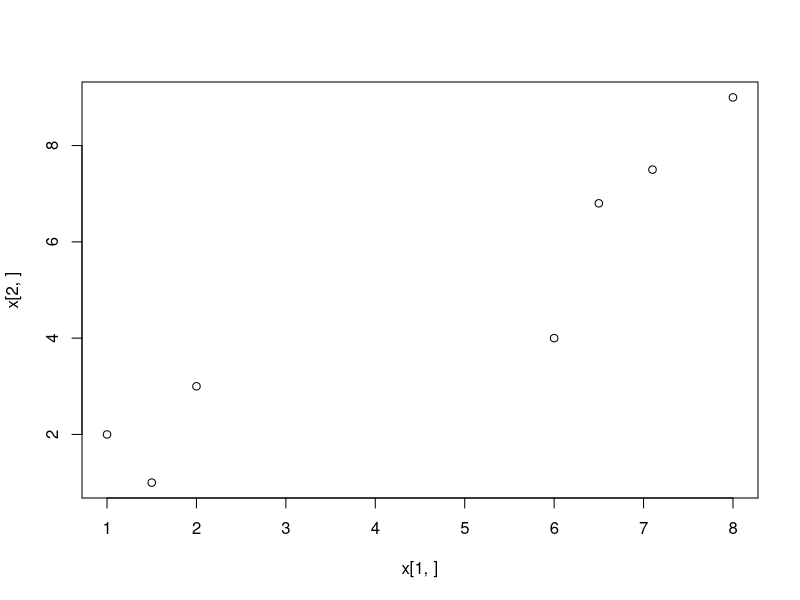
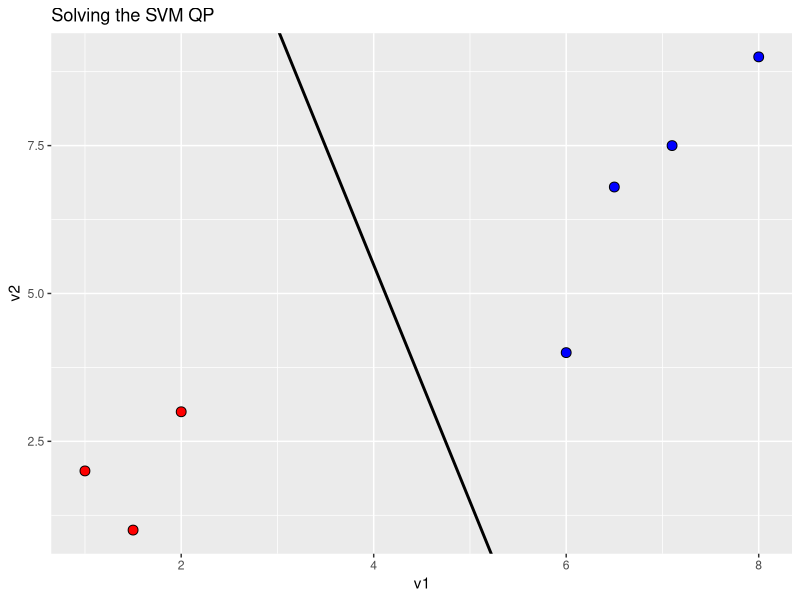

These charts were generated, in order, by the following R code:
#setwd("C:\\Users\\Krishna\\Desktop\\arm")
#install.packages("pracma")
require(pracma)
#dot(c(1,0.5,1), c(1,0.5,0.5))
x<-matrix(c(8,9,6.5,6.8,6,4,7.1,7.5,1.5,1,2,3,1,2),nrow =2,byrow = F )
#mat2<-matrix(c(1,array(0,5),0,1,array(0,6),1,array(0,6),1,array(0,6),1,array(0,6),1),nrow =6,byrow = F )
#dot(x[,1],x[,1])
X<-x
plot(x[1,],x[2,])
y<-c(1,1,1,1,-1,-1,-1)
n<-length(y)
vec1<-c()
for(i in 1 : n){
  for (j in 1:n){
    vec1<-c(vec1,dot(x[,i],x[,j]))
    
  }
}
vec2<-c()
for(i in 1 : n){
  for (j in 1:n){
    vec2<-c(vec2,dot(y[i],y[j]))
    
  }
}
vec3<-c()
for(i in 1:(n*n)){
  vec3<-c(vec3,vec1[i]*vec2[i])
}


mat1<-matrix(vec3,nrow = n,byrow = TRUE)

require(quadprog)
d<-c(array(data=1,dim = n))
#solve.QP(Dmat = mat1, dvec=d)
j=1
con<-c()
for(i in 1:(n*n)){
  if(i==j){
    con<-c(con,1);
    j=j+n+1;}    else{
      con<-c(con,0)
    }
  
}
eps <- 5e-4
#conmat<-matrix(con,nrow = 7,byrow = T)
A <- t(rbind(matrix(y, nrow=1, ncol=n), diag(nrow=n)))
b<-c(array(0,n+1))
sol<-solve.QP(Dmat = mat1+eps*diag(n), dvec=d,Amat = A,bvec = b,meq=1,factorized=FALSE)
qpsol <- matrix(sol$solution, nrow=n)

w<-c(0,0)
for(i in 1:n){
  w=w+qpsol[i]*y[i]*x[,i]
}
b_val<-c()
temp<-0
for(i in 1:n){
  if(qpsol[i] !=0){
    temp=(dot(w,x[,i])-y[i]);
    b_val<-c(b_val,temp);
  }
}
b<-mean(b_val)
slope1 <- -w[1]/w[2]
intercept1 <- b/w[2]
train = data.frame(v1=t(x)[,1], v2=t(x)[,2], v3=y)

library(ggplot2)
plt <- ggplot(train, aes(x=v1, y=v2)) + 
  ggtitle("Solving the SVM QP") +
  geom_point(aes(fill=factor(y)), size=3, pch=21) +
  geom_abline(intercept=intercept1, slope=slope1, size=1, aes(color="quadprog"), show_guide=TRUE)+
  scale_fill_manual(values=c("red","blue"), guide='none')+
  scale_color_manual(values=c("green", "yellow", "black"))+
  theme(legend.position="bottom", legend.title=element_blank())
print(plt)

